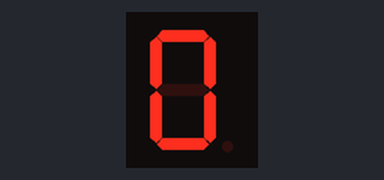
The sketch below on a simulated Arduino Uno, built with avr-gcc and run on an emulated ATmega328P. Parts: 1-digit seven-segment display. Wiring (inferred from the names in the program): 1-digit 7-segment display, segments lit when HIGH: segments pin 9, pin 8, pin 3, pin 4, pin 5, pin 10, pin 11, pin 2. The segment pins are drawn as the display they are named for.

Above: at 0.1 s.
At 1.1 s:
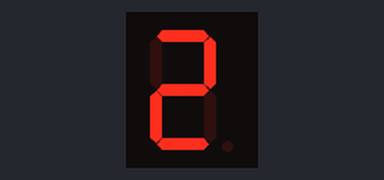
At 2.6 s:
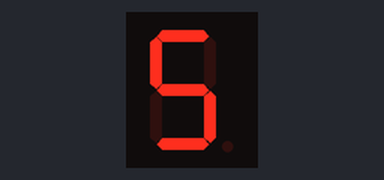
At 3.6 s:
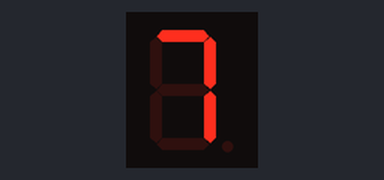
At 5.1 s:
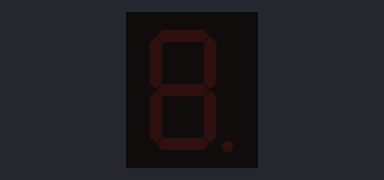
At 8.1 s:
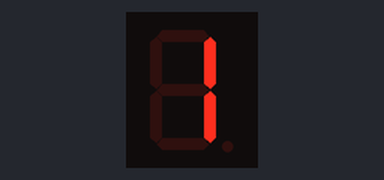

The sketch:

counter_seven_segment.ino
```cpp
const byte numeral[11]={
B11111100, //untuk angka 0
B01100000, //untuk angka 1
B11011010, //untuk angka 2
B11110010, //untuk angka 3
B01100110, //untuk angka 4
B10110110, //untuk angka 5
B00111110, //untuk angka 6
B11100000, //untuk angka 7
B11111110, //untuk angka 8
B11100110, //untuk angka 9
B00000000, //tanpa menampilkan apapun
};

//inisialisasi pin yang digunakan
const int segmentPins[8]= { 2,11,10,5,4,3,8,9 }; //dp,g,f,e,d,c,b,a

void setup(){
for (int i=0; i < 8; i++){
pinMode(segmentPins[i], OUTPUT);
}}

void loop(){
for (int i=0; i <=10; i++){
tunjukanAngka(i);
delay(500);
}
delay(2000); }

void tunjukanAngka (int number){
boolean isBitSet;
for (int segment=1; segment < 8; segment++){
isBitSet= bitRead(numeral[number], segment);
digitalWrite(segmentPins[segment], isBitSet); }
}
```

Measured:
- by itself, everything shown: repeats every 7.5 s, in 11 steps
- what the display in image 1 shows lasts 0.5 s, from 1.0 s to 1.5 s
- what the display in image 4 shows lasts 2.5 s, from 5.0 s to 7.5 s
